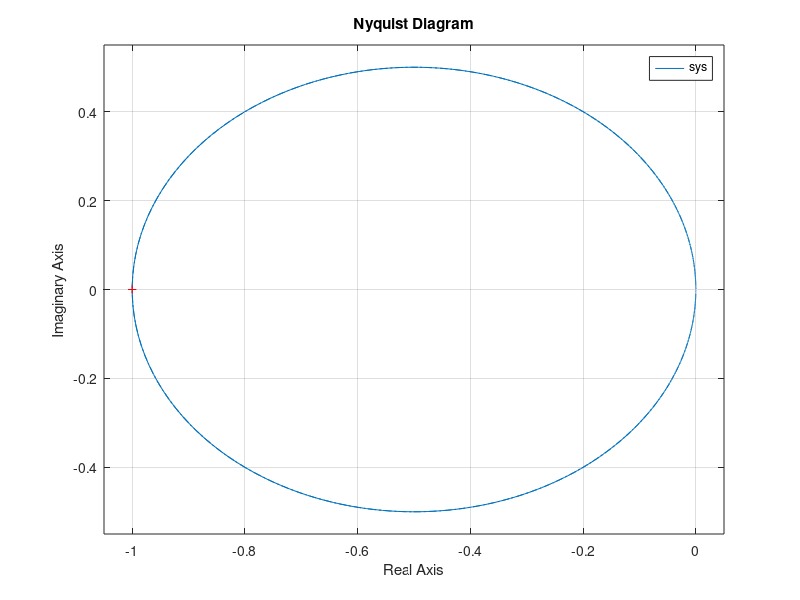
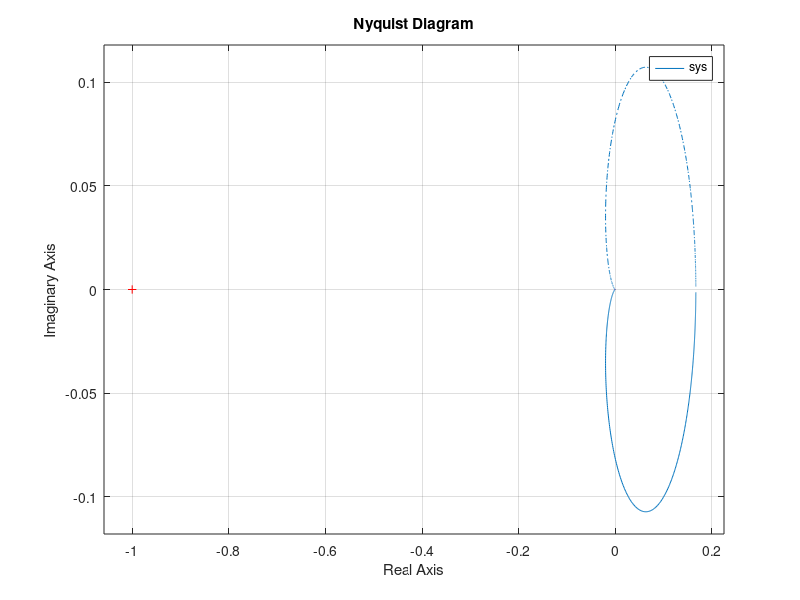
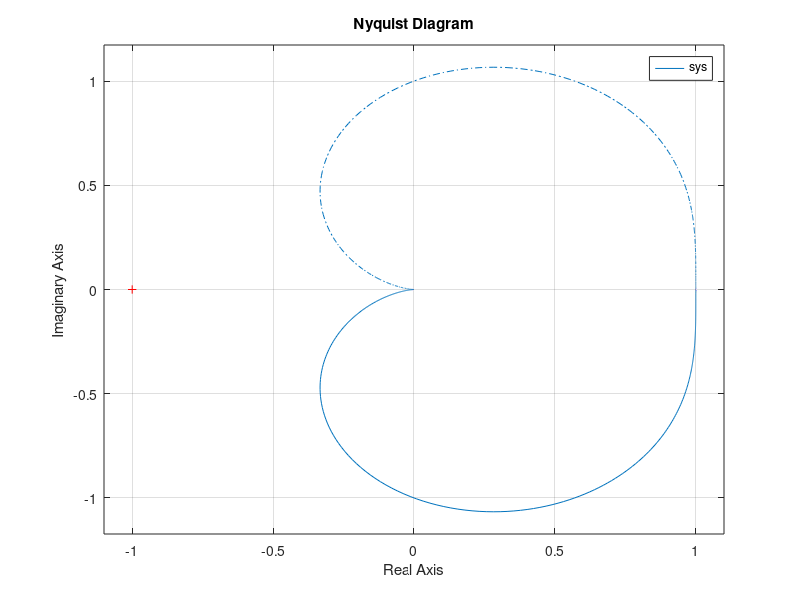
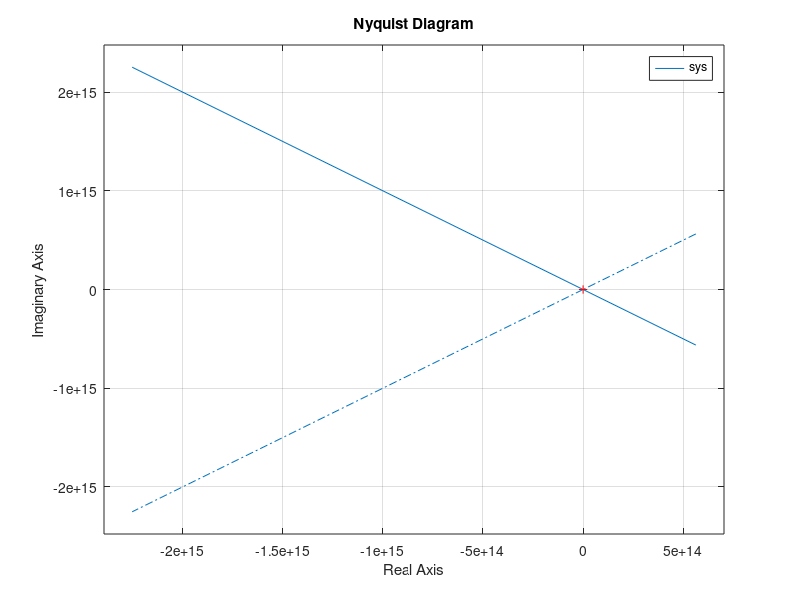

These charts were generated, in order, by the following MATLAB code:
close all;

% Part 1
num = [1  0];
den = [1 -1 1];
sys = tf(num, den);
figure; nyquist(sys);

% Part 2
num  = [1];
den = conv([1 2], [1 3]);
sys = tf(num, den);
figure; nyquist(sys);

% Part 3
num = [1];
den = [1 1 1];
sys = tf(num, den);
figure; nyquist(sys);


% Part 4
num = [1 0 -1];
den = conv([1 1], [1 0 1]);
sys = tf(num, den);
figure; nyquist(sys);

% Part 5
num = [-1 1];
den = conv([1 1], [1 1]);
sys = tf(num, den);
figure; nyquist(sys);

% Part 6
num = [1 1];
den = conv(conv([1 2], [1 2]), [1 -1]);
sys = tf(num, den);
figure; nyquist(sys);

% Part 7
num = [1];
den = conv(conv(conv([1 1], [1,1]), [1 1]), [1 1]);
sys = tf(num, den);
figure; nyquist(sys);

% Part 8
num = [1];
den = conv([1 2 1], conv([1 2], [1 2])); 
sys = tf(num, den);
figure; nyquist(sys);
